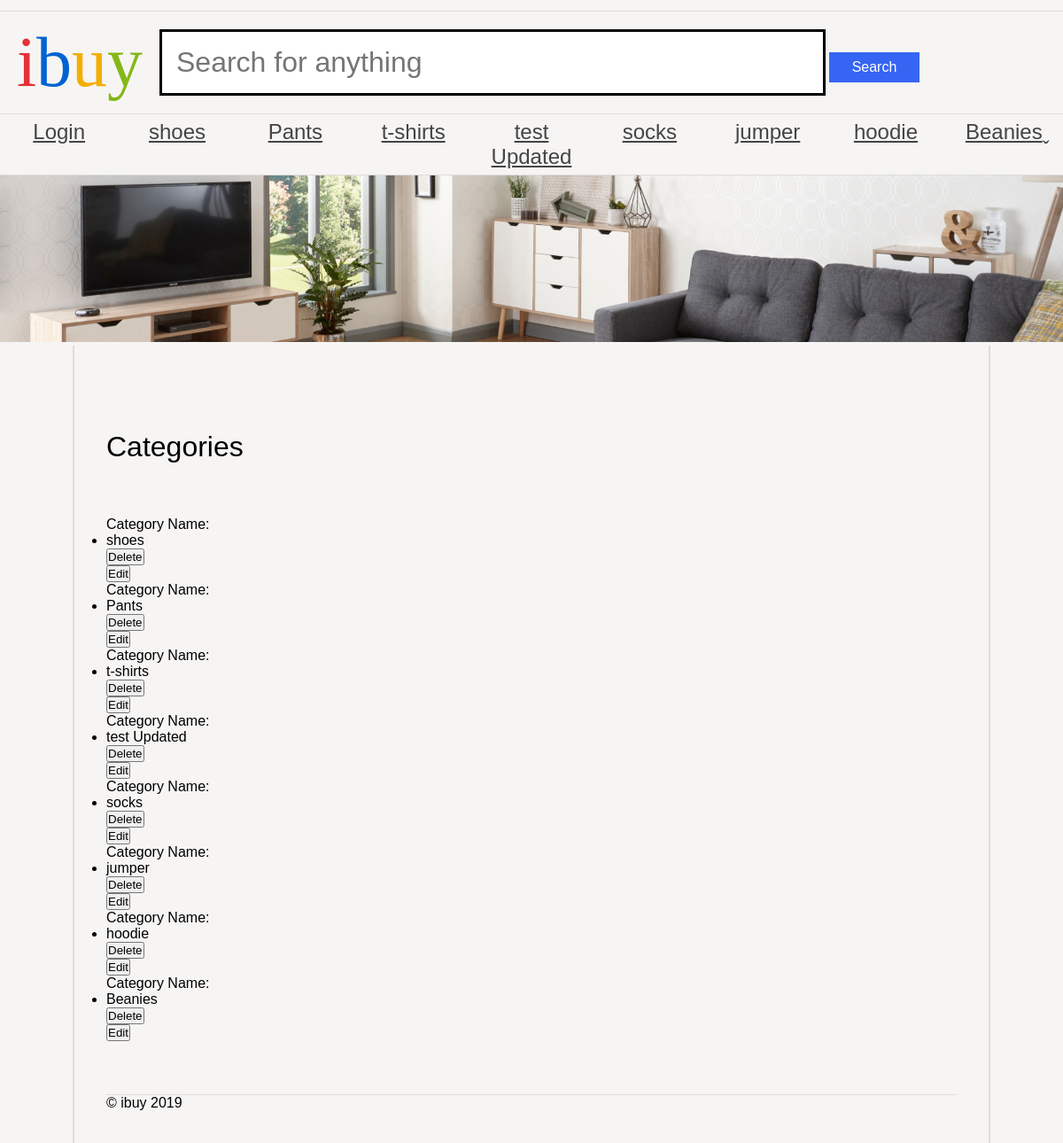
The page /as1/public/adminCategories.php (signed in) on the database its author committed.
### tables this page shows
CREATE TABLE `category` (
  `categoryId` int(11) NOT NULL AUTO_INCREMENT,
  `name` varchar(45) DEFAULT NULL,
  PRIMARY KEY (`categoryId`)
);

### as1/public/functions.php (called while the page is built, shortened)
<?php
function findAll($pdo, $table) {
	$stmt = $pdo->prepare('SELECT * FROM ' . $table);
	$stmt->execute();
	return $stmt->fetchAll();
}

### as1/public/adminCategories.php (the view, shortened to what this page needs)
<?php
if(isset($_SESSION['loggedin']) AND $_SESSION['level']== '2'){
require 'nav.php';
include 'setup.php';
require 'functions.php';
$allCategories = findAll($pdo, 'category');
echo'<h1> Categories</h1>';
echo'<ul>';
foreach($allCategories as $recordOfCategory ){
echo'<label>Category Name:</label>';
echo'<li>'.$recordOfCategory['name'].'</li>';
echo'<form action="deleteCategory.php?id='.$recordOfCategory['categoryId'].'" method="POST">';
echo'<button type="submit" name="deleteCategoryBtn">Delete</button>';
echo'</form>';
echo'<form action="editCategory.php?id='.$recordOfCategory['categoryId'].'" method="POST">';
echo'<button type="submit" name="editCategoryBtn">Edit</button>';
echo'</form>';
};
echo'</ul>';
require 'footer.php';
}
else{
    $newURL = 'login.php';
    header('Location: '.$newURL);
    debug_to_console($_SESSION['loggedin']);
    debug_to_console($_SESSION['level']);
}
?>

### as1/public/nav.php (shortened to what this page needs)
<?php
include 'setup.php';
$stmt = $pdo->prepare('SELECT categoryId, name FROM category');
$stmt->execute();
?>
<!DOCTYPE html>
<html>
	<head>
		<link rel="stylesheet" href="ibuy.css" />
	</head>
	<body>
		<header>
			<h1><span class="i">i</span><span class="b">b</span><span class="u">u</span><span class="y">y</span></h1>
			<?php
			echo'<form action="search.php?search=" method="GET">
				<input type="text" name="searchSpace" placeholder="Search for anything" />
				<input type="submit" name="submit" value="Search" />
			</form>';
			?>
		</header>
		<nav>
			<ul>
			<li><a href="login.php">Login</a></li>
			<?php
			while($category = $stmt->fetch()) {
			echo '<li><a class="categoryLink" href="category.php?id=' . $category['categoryId'] . '">' . $category['name'] .'</a>';
			};
			?>
			</ul>
		</nav>
		<img src="banners/1.jpg" alt="Banner" />
		<main>

### as1/public/ibuy.css (style rules this page uses)
* { margin: 0; padding: 0; }
body { font-family: 'Oxygen-Regular', sans-serif; background-color: #f6f5f4; max-width: 100vw; overflow-x: hidden; }
h1, h2, h3, h4 { font-weight: normal; }
a, a:visited { color: #444; }
header { margin-top: 1vw; font-family: 'Univers-Light-Normal'; display: grid; grid-template-columns: 15% 85%; align-items: center; padding-top: 1vw; padding-bottom: 1vw; border-top: 1px solid #ddd; border-bottom: 1px solid #ddd; }
header h1 { text-align: center; font-size: 5em; }
form { display: block; }
header form input[type=text] { border: 3px solid black; font-size: 2em; padding: 0.5em; width: 70%; }
body > img { width: 100vw; }
header form input[type=submit] { background-color: #3665f3; color: white; width: 10%; font-size: 1em; padding: 0.5em; cursor: pointer; border: 0; }
header .i { color: #e43137; }
header .b { color: #0063d1; }
header .u { color: #f4ae01; }
header .y { color: #85b716; }
body > nav { border-bottom: 1px solid #ddd; }
body > nav ul li:last-child a:after { content: 'ˬ'; position: absolute; }
body > nav ul { display: flex; width: 100vw; list-style-type: none; }
body > nav ul li { flex: 1; }
body > nav ul li a { display: block; text-align: center; padding-top: 0.5vw; padding-bottom: 0.5vw; font-size: 1.5em; }
main { padding: 3vw; display: block; overflow: hidden; width: 80vw; margin: auto; border-left: 2px solid #ddd; border-right: 2px solid #ddd; }
main h1 { margin-top: 5vw; margin-bottom: 5vw; }
main form { display: flex; flex-wrap: wrap; width: 50vw; }

### rows shown on the page
category: name "shoes"
category: name "Pants"
category: name "t-shirts"
category: name "test Updated"
category: name "socks"
category: name "jumper"
category: name "hoodie"
category: name "Beanies"
